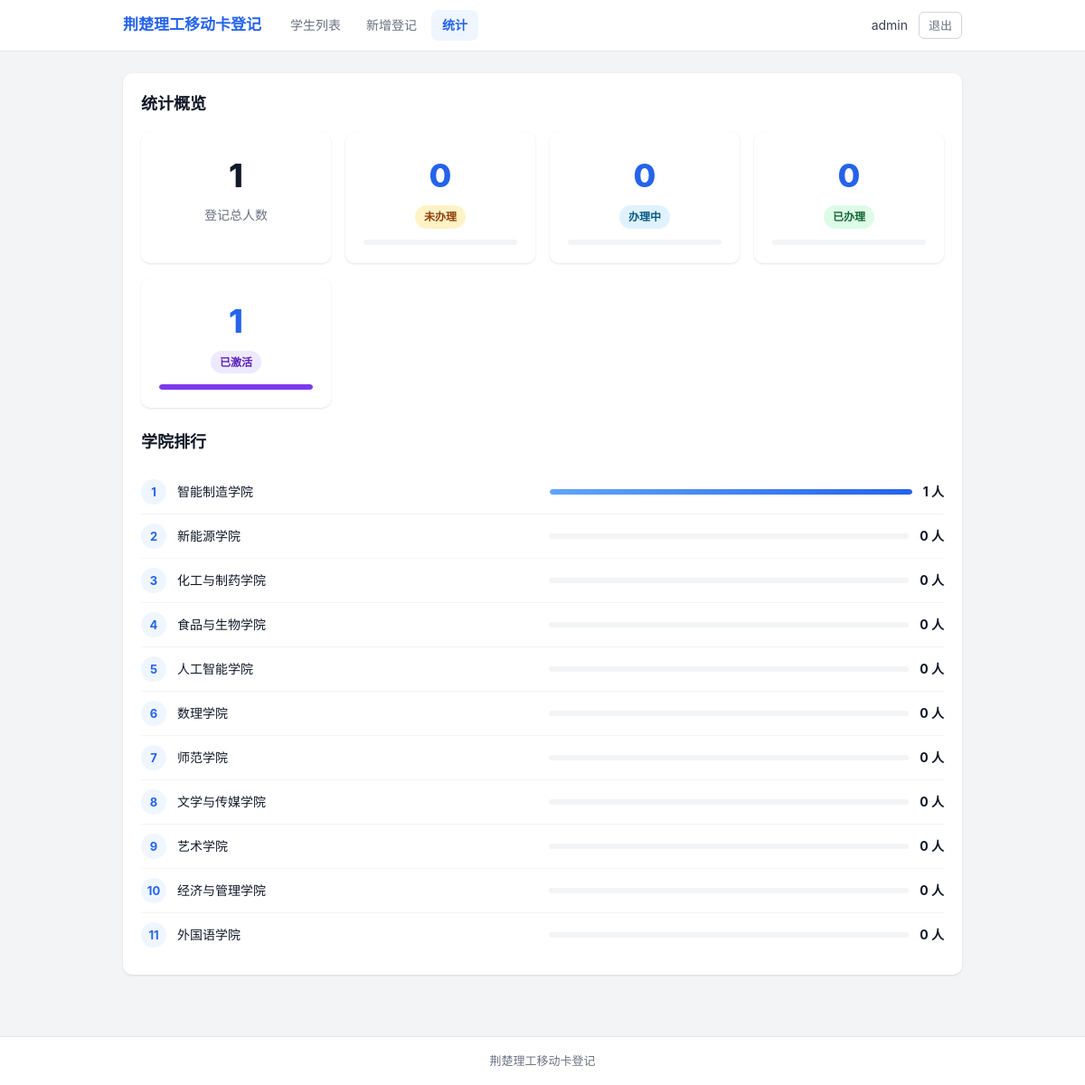
/stats (signed in), run on the app's committed database.
### models.py (models this page shows, shortened)
class User(UserMixin, db.Model):
    __tablename__ = "users"
    id = db.Column(db.Integer, primary_key=True, autoincrement=True)
    username = db.Column(db.String(80), unique=True, nullable=False, index=True)
    password_hash = db.Column(db.String(256), nullable=False)
    created_at = db.Column(
        db.DateTime, nullable=False, default=lambda: datetime.now(timezone.utc)
    )

class Student(db.Model):
    __tablename__ = "students"
    id = db.Column(db.Integer, primary_key=True, autoincrement=True)
    student_id = db.Column(db.String(30), unique=True, nullable=False, index=True)
    name = db.Column(db.String(50), nullable=False, index=True)
    college = db.Column(db.String(50), nullable=False)
    phone_card_number = db.Column(db.String(50), unique=True, nullable=False, index=True)
    original_phone = db.Column(db.String(11), nullable=False)
    status = db.Column(db.String(20), nullable=False, default="未办理")
    created_at = db.Column(
        db.DateTime, nullable=False, default=lambda: datetime.now(timezone.utc)
    )
    updated_at = db.Column(
        db.DateTime,
        nullable=False,
        default=lambda: datetime.now(timezone.utc),
        onupdate=lambda: datetime.now(timezone.utc),
    )

### routes/stats.py (the view)
@stats_bp.route("/stats")
@login_required
def index():
    total = Student.query.count()
    status_counts = {}
    for status in Config.STATUS_CHOICES:
        status_counts[status] = Student.query.filter_by(status=status).count()
    college_rows = (
        db.session.query(Student.college, func.count(Student.id).label("count"))
        .group_by(Student.college)
        .order_by(func.count(Student.id).desc())
        .all()
    )
    college_counts = {row.college: row.count for row in college_rows}
    return render_template(
        "stats.html",
        total=total,
        status_counts=status_counts,
        college_counts=college_counts,
        colleges=Config.COLLEGES,
        status_choices=Config.STATUS_CHOICES,
    )

### app.py (called while the page is built)
def create_app():
    app = Flask(__name__)
    app.config.from_object(Config)
    db.init_app(app)
    login_manager = LoginManager()
    login_manager.init_app(app)
    login_manager.login_view = "auth.login"
    login_manager.login_message = "请先登录后再访问"
    @login_manager.user_loader
    def load_user(user_id):
        return db.session.get(User, int(user_id))
    from routes.auth import auth_bp
    from routes.students import students_bp
    from routes.stats import stats_bp
    app.register_blueprint(auth_bp)
    app.register_blueprint(students_bp)
    app.register_blueprint(stats_bp)
    @app.errorhandler(404)
    def not_found(e):
        return "页面未找到", 404
    @app.errorhandler(500)
    def server_error(e):
        return "服务器内部错误", 500
    return app

### templates/stats.html (shortened to what this page needs)
{% extends "base.html" %}
{% block content %}
{% set status_style_map = {"未办理": "bar-pending", "办理中": "bar-processing", "已办理": "bar-done", "已激活": "bar-activated"} %}
{% set badge_style_map = {"未办理": "badge-pending", "办理中": "badge-processing", "已办理": "badge-done", "已激活": "badge-activated"} %}
<div class="card">
    <div class="card-title">统计概览</div>
    <div class="stats-grid">
        <div class="stat-card total">
            <div class="stat-value">{{ total }}</div>
            <div class="stat-label">登记总人数</div>
        </div>
        {% for status in status_choices %}
        <div class="stat-card">
            <div class="stat-value">{{ status_counts.get(status, 0) }}</div>
            <div class="stat-label">
                <span class="badge {{ badge_style_map.get(status, 'badge-pending') }}">{{ status }}</span>
            </div>
            {% if total > 0 %}
            <div class="stat-bar">
                <div class="{{ status_style_map.get(status, 'bar-pending') }}" style="width: {{ (status_counts.get(status, 0) / total * 100)|round(1) }}%"></div>
            </div>
            {% endif %}
        </div>
        {% endfor %}
    </div>
    <div class="card-title" style="margin-top:12px;">学院排行</div>
    {% if college_counts %}
    <ol class="rank-list">
        {% set max_count = college_counts.values()|max %}
        {% for college in colleges %}
        {% set count = college_counts.get(college, 0) %}
        <li class="rank-item">
            <span class="rank-num">{{ loop.index }}</span>
            <span class="rank-name">{{ college }}</span>
            {% if total > 0 %}
            <div class="rank-bar-track">
                <div style="width: {{ (count / max_count * 100)|round(1) if max_count > 0 else 0 }}%"></div>
            </div>
            {% endif %}
            <span class="rank-count">{{ count }} 人</span>
        </li>
        {% endfor %}
    </ol>
    {% else %}
    <p style="text-align:center;color:var(--gray-500);padding:30px 0;">暂无数据</p>
    {% endif %}
</div>
{% endblock %}

### templates/base.html (shortened to what this page needs)
<!DOCTYPE html>
<html lang="zh-CN">
<head>
    <link rel="stylesheet" href="{{ url_for('static', filename='style.css') }}">
</head>
<body>
{% if current_user.is_authenticated %}
<header class="navbar">
    <div class="navbar-inner">
        <a href="{{ url_for('students.index') }}" class="brand">荆楚理工移动卡登记</a>
        <nav class="nav-links">
            <a href="{{ url_for('students.index') }}" class="nav-link {% if request.endpoint == 'students.index' %}active{% endif %}">学生列表</a>
            <a href="{{ url_for('students.add') }}" class="nav-link {% if request.endpoint == 'students.add' %}active{% endif %}">新增登记</a>
            <a href="{{ url_for('stats.index') }}" class="nav-link {% if request.endpoint == 'stats.index' %}active{% endif %}">统计</a>
        </nav>
        <div class="nav-user">
            <span class="username">{{ current_user.username }}</span>
            <a href="{{ url_for('auth.logout') }}" class="logout-btn">退出</a>
        </div>
    </div>
</header>
{% endif %}
<main class="container">
    {% block content %}{% endblock %}
</main>
<footer class="footer">
    <div class="footer-inner">荆楚理工移动卡登记</div>
</footer>
</body>
</html>

### static/style.css (style rules this page uses)
:root { --primary: #2563eb; --primary-dark: #1d4ed8; --primary-light: #eff6ff; --success: #16a34a; --warning: #d97706; --info: #0891b2; --danger: #dc2626; --gray-50: #f9fafb; --gray-100: #f3f4f6; --gray-200: #e5e7eb; --gray-300: #d1d5db; --gray-500: #6b7280; --gray-700: #374151; --gray-900: #111827; --radius: 10px; --shadow: 0 1px 3px rgba(0, 0, 0, 0.08), 0 1px 2px rgba(0, 0, 0, 0.04); --shadow-lg: 0 10px 25px rgba(0, 0, 0, 0.1); }
* { margin: 0; padding: 0; box-sizing: border-box; }
body { font-family: -apple-system, BlinkMacSystemFont, "Segoe UI", "PingFang SC", "Hiragino Sans GB", "Microsoft YaHei", sans-serif; background: var(--gray-100); color: var(--gray-900); min-height: 100vh; display: flex; flex-direction: column; line-height: 1.6; }
.navbar { background: #fff; border-bottom: 1px solid var(--gray-200); position: sticky; top: 0; z-index: 100; }
.navbar-inner { max-width: 960px; margin: 0 auto; padding: 0 16px; height: 56px; display: flex; align-items: center; gap: 20px; }
.brand { font-size: 17px; font-weight: 700; color: var(--primary); text-decoration: none; white-space: nowrap; }
.nav-links { display: flex; gap: 4px; flex: 1; }
.nav-link { padding: 6px 12px; border-radius: 8px; color: var(--gray-500); text-decoration: none; font-size: 14px; transition: all 0.15s; }
.nav-link.active { color: var(--primary); background: var(--primary-light); font-weight: 600; }
.nav-user { display: flex; align-items: center; gap: 12px; }
.username { font-size: 14px; color: var(--gray-700); }
.logout-btn { font-size: 13px; color: var(--gray-500); text-decoration: none; border: 1px solid var(--gray-300); border-radius: 6px; padding: 4px 10px; transition: all 0.15s; }
.container { flex: 1; width: 100%; max-width: 960px; margin: 0 auto; padding: 24px 16px 48px; }
.footer { background: #fff; border-top: 1px solid var(--gray-200); padding: 16px 0; }
.footer-inner { max-width: 960px; margin: 0 auto; padding: 0 16px; text-align: center; font-size: 13px; color: var(--gray-500); }
.card { background: #fff; border-radius: var(--radius); box-shadow: var(--shadow); padding: 20px; margin-bottom: 20px; }
.card-title { font-size: 18px; font-weight: 700; margin-bottom: 16px; }
.badge { display: inline-block; padding: 3px 10px; border-radius: 999px; font-size: 12px; font-weight: 600; white-space: nowrap; }
.badge-pending { background: #fef3c7; color: #92400e; }
.badge-processing { background: #e0f2fe; color: #075985; }
.badge-done { background: #dcfce7; color: #166534; }
.badge-activated { background: #ede9fe; color: #5b21b6; }
.stats-grid { display: grid; grid-template-columns: repeat(auto-fit, minmax(200px, 1fr)); gap: 16px; margin-bottom: 24px; }
.stat-card { background: #fff; border-radius: var(--radius); box-shadow: var(--shadow); padding: 20px; text-align: center; }
.stat-card .stat-value { font-size: 36px; font-weight: 800; color: var(--primary); }
.stat-card .stat-label { font-size: 14px; color: var(--gray-500); margin-top: 4px; }
.stat-card.total .stat-value { color: var(--gray-900); }
.stat-card .stat-bar { height: 6px; border-radius: 3px; background: var(--gray-100); margin-top: 12px; overflow: hidden; }
.stat-card .stat-bar > div { height: 100%; border-radius: 3px; }
.bar-activated { background: #7c3aed; }
.rank-list { list-style: none; }
.rank-item { display: flex; align-items: center; gap: 12px; padding: 10px 0; border-bottom: 1px solid var(--gray-100); }
.rank-item:last-child { border-bottom: none; }
.rank-num { width: 28px; height: 28px; flex-shrink: 0; border-radius: 50%; background: var(--primary-light); color: var(--primary); font-size: 13px; font-weight: 700; display: flex; align-items: center; justify-content: center; }
.rank-name { flex: 1; font-size: 14px; }
.rank-count { font-size: 14px; font-weight: 700; color: var(--gray-900); }
.rank-bar-track { flex: 1; height: 6px; background: var(--gray-100); border-radius: 3px; overflow: hidden; }
.rank-bar-track > div { height: 100%; border-radius: 3px; background: linear-gradient(90deg, #60a5fa, var(--primary)); }

### data on the page
User: username "admin"
Student: get "1", status "已激活", {{ (status_counts.get(status, 0) / total * 100)|round(1) }} 100.0 (drawn), college "智能制造学院", {{ (count / max_count * 100)|round(1) if max_count > 0 else 0 }} 100.0 (drawn), id "1"

### other printed values
{{ total }} "1"
{{ status_counts.get(status, 0) }} "0" "0" "0"
{{ status }} "未办理" "办理中" "已办理"
{{ college }} "新能源学院" "化工与制药学院" "食品与生物学院" "人工智能学院" "数理学院" "师范学院" "文学与传媒学院" "艺术学院" "经济与管理学院" "外国语学院"
{{ count }} "0" "0" "0" "0" "0" "0" "0" "0" "0" "0"
